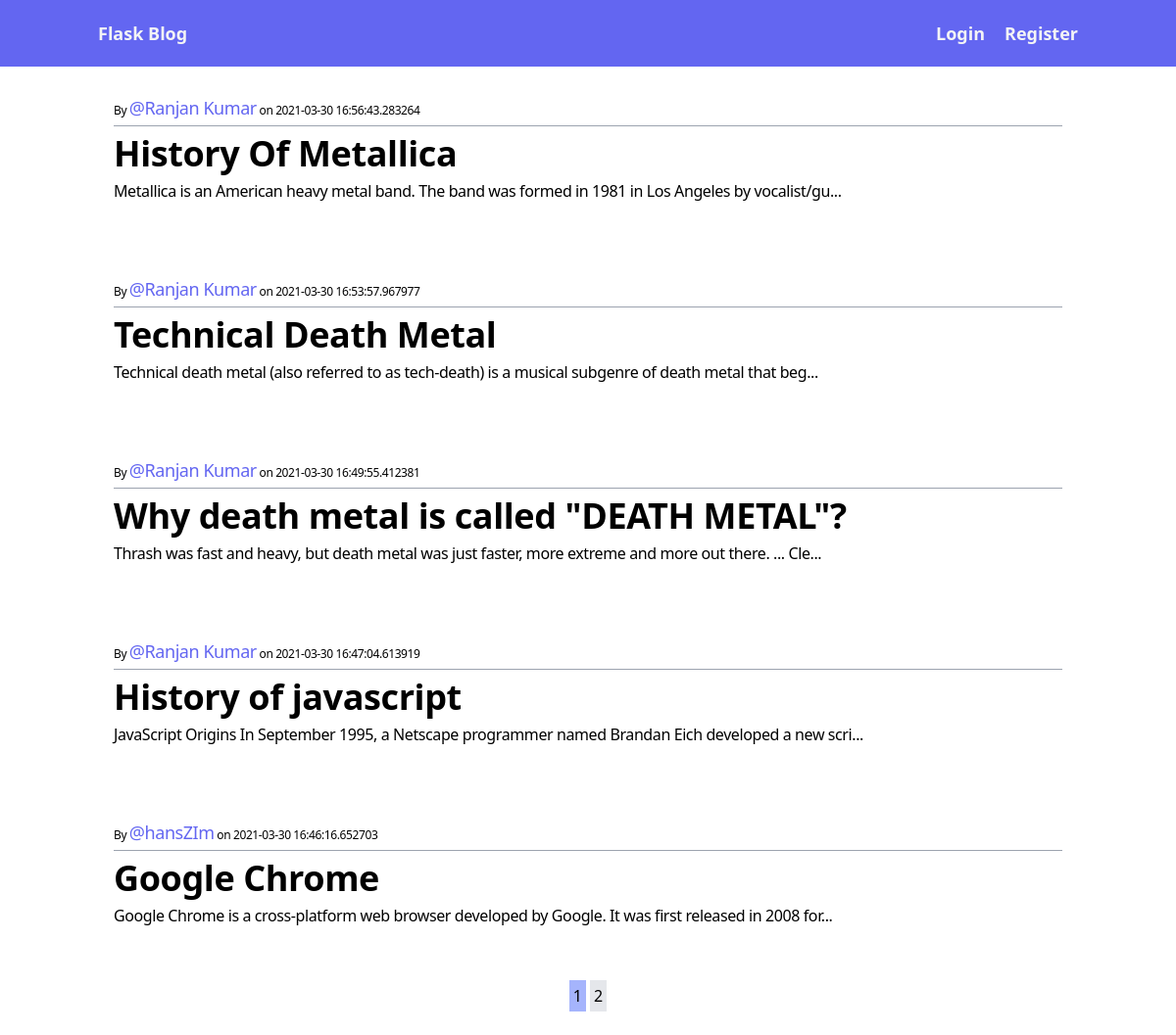
The page /home on the database its author committed.
### flaskblog/models.py (models this page shows, shortened)
class Post(db.Model):
    id = db.Column(db.Integer, primary_key=True)
    title = db.Column(db.String(100), nullable=False)
    date_posted = db.Column(db.DateTime, nullable=False,
                            default=datetime.utcnow)
    content = db.Column(db.Text, nullable=False)
    user_id = db.Column(db.Integer, db.ForeignKey('user.id'), nullable=False)

class User(db.Model, UserMixin):
    id = db.Column(db.Integer, primary_key=True)
    name = db.Column(db.String(20), unique=True, nullable=False)
    email = db.Column(db.String(120), unique=True, nullable=False)
    image_file = db.Column(db.String(20), nullable=True, default='default.jpg')
    password = db.Column(db.String(60), nullable=False)
    posts = db.relationship('Post', backref='author', lazy=True)

### flaskblog/main/routes.py (the view)
@main.route('/')
@main.route('/home')
def home():
    page = request.args.get('page', type=int, default=1)
    posts = Post.query.order_by(
        Post.date_posted.desc()).paginate(per_page=5, page=page)
    return render_template('home.html', title='Home Page', posts=posts)

### flaskblog/templates/home.html
{% extends "base.html" %} {% block content %}
<div class="grid tracking-tight gap-4">
    {% if posts %} {% for post in posts.items %}
    <div
        class="rounded-md px-4 pt-4 pb-10 cursor-pointer post hover:bg-gray-100 transition-color duration-75"
        data-location="/post/{{post.id}}"
    >
        <div class="border-b border-gray-400 py-1">
            <p class="text-xs">
                By
                <a
                    href="user/profile/{{post.author.id}}"
                    class="text-indigo-500 font-medium tracking-tight text-lg"
                    >@{{post.author.name}}</a
                >
                on {{post.date_posted}}
            </p>
        </div>
        <a
            href="/post/{{post.id}}"
            class="hover:text-indigo-500 transition-color duration-75 hover:underline"
        >
            <h2 class="sm:text-4xl my-2 text-3xl leading-tight font-semibold">
                {{post.title[:50]}}
            </h2>
        </a>
        <p class="leading-tight">{{post.content[:100]}}...</p>
    </div>
    {% endfor %} {% else %}
    <h2 class="text-2xl font-semibold tracking-tight">Oh no! No posts yet</h2>
    {% endif %}
</div>
<div class="space-x-1 my-4 flex justify-center">
    {% for i in posts.iter_pages(left_edge=1 , right_edge=1, left_current=1,
    right_current=1) %} {% if i %} {% if posts.page == i %}
    <a href="/?page={{i}}" class="p-1 bg-indigo-300">{{i}}</a>
    {% else %}
    <a href="/?page={{i}}" class="p-1 bg-gray-200">{{i}}</a>
    {% endif %} {% else %} ... {% endif %} {% endfor %}
</div>
{% endblock %}

### rows shown on the page
Post: author.name "Ranjan Kumar", date_posted "2021-03-30 16:56:43.283264", title "History Of Metallica", content "Metallica is an American heavy metal band. The band was formed in 1981 in Los Angeles by vocalist/gu"
Post: author.name "Ranjan Kumar", date_posted "2021-03-30 16:53:57.967977", title "Technical Death Metal", content "Technical death metal (also referred to as tech-death) is a musical subgenre of death metal that beg"
Post: author.name "Ranjan Kumar", date_posted "2021-03-30 16:49:55.412381", title "Why death metal is called \"DEATH METAL\"?", content "Thrash was fast and heavy, but death metal was just faster, more extreme and more out there. ... Cle"
Post: author.name "Ranjan Kumar", date_posted "2021-03-30 16:47:04.613919", title "History of javascript", content "JavaScript Origins In September 1995, a Netscape programmer named Brandan Eich developed a new scri"
Post: author.name "hansZIm", date_posted "2021-03-30 16:46:16.652703", title "Google Chrome", content "Google Chrome is a cross-platform web browser developed by Google. It was first released in 2008 for"

### other values the page prints
{{ i }} "1"
{{ i }} "2"
